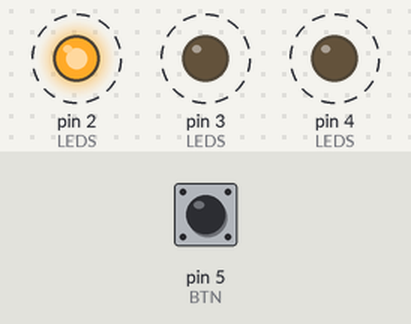
Recording of a sketch running on a simulated Arduino Uno, built with avr-gcc and run on an emulated ATmega328P. Parts: output pins drawn as LEDs (lit = HIGH). Dashed ring = blinking. The test bench sets the inputs (shaded band); at power-on: pin 5 (BTN) HIGH.

Above: at 0.9 s.
1.3 s: pin 5 (BTN) pulled LOW for 0.15 s
At 2.54 s:
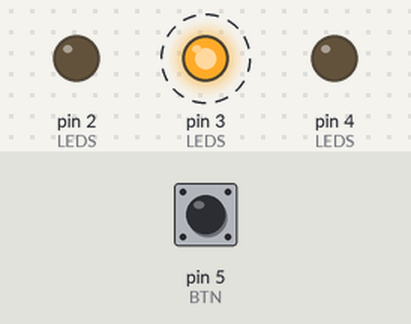
4.4 s: pin 5 (BTN) pulled LOW for 1 s
At 4.77 s:
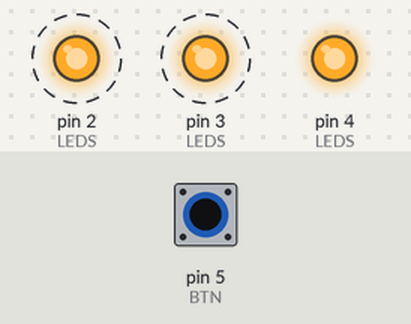
7.6 s: pin 5 (BTN) pulled LOW for 3.2 s
At 11.9 s:
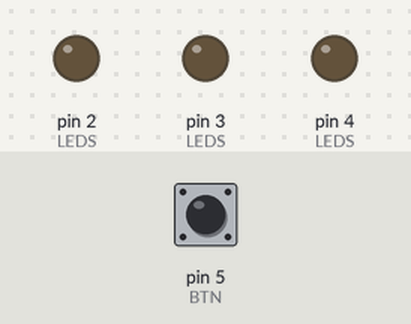
Timing chart, 0 to 13.4 s (numbered marks = the images above; inputs shaded):
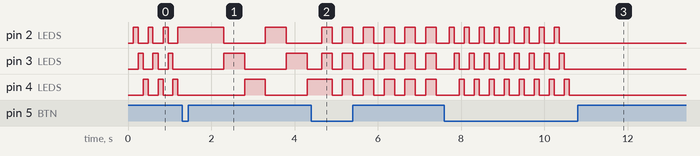

Measured:
- after the input at 1.3 s, pin 3 (LEDS): alternates HIGH for 0.50 s and LOW for 1.0 s, starting after 1.0 s
- after the input at 4.4 s, pin 2 (LEDS), pin 3 (LEDS): alternates HIGH for 0.25 s and LOW for 0.25 s, starting after 0.25 s; pin 4 (LEDS): alternates HIGH for 0.25 s and LOW for 0.25 s, starting after 0.50 s
- after the input at 7.6 s, pin 2 (LEDS): alternates HIGH for 0.12 s and LOW for 0.24 s, 16 changes in all, then stays LOW, starting after 0.12 s; pin 3 (LEDS): alternates HIGH for 0.12 s and LOW for 0.24 s, 16 changes in all, then stays LOW, starting after 0.24 s
- by itself, pin 3 (LEDS): alternates HIGH for 0.12 s and LOW for 0.24 s

The sketch:

04_modes_button_longpress.ino
```cpp
// V4: мгновенная реакция + OFF-lock
#define LED_R 2
#define LED_Y 3
#define LED_G 4
#define BTN   5
byte LEDS[3] = { LED_R, LED_Y, LED_G };

#define MODE_FAST 0
#define MODE_SLOW 1
#define MODE_ALL  2
#define MODE_OFF  3
byte mode = MODE_FAST;
byte lastWorkMode = MODE_FAST;

unsigned long FAST_STEP = 120;
unsigned long SLOW_STEP = 500;
unsigned long ALL_STEP  = 250;

unsigned long tStep = 0;
unsigned long tDebounce = 0;
unsigned long tPressStart = 0;

unsigned long DEBOUNCE_MS = 20;
unsigned long LONG_MS = 3000;

byte idx = 0;
byte btnStable = 1, btnPrevStable = 1, longFired = 0;
byte offLocked = 0;

void setAll(byte s) { for (byte i = 0; i < 3; i++) digitalWrite(LEDS[i], s); }

void switchTo(byte m) {
  if (m != MODE_OFF) lastWorkMode = m;
  mode = m;
  tStep = millis();
  idx = 0;
  if (mode == MODE_OFF) setAll(0);
}

void handleButton() {
  unsigned long now = millis();
  byte raw = digitalRead(BTN);

  if (raw != btnStable and (now - tDebounce) > DEBOUNCE_MS) {
    btnPrevStable = btnStable;
    btnStable = raw;
    tDebounce = now;

    // нажали → короткое действие сразу
    if (btnPrevStable == 1 and btnStable == 0) {
      tPressStart = now;
      longFired = 0;

      if (!offLocked) {
        if (mode == MODE_FAST) switchTo(MODE_SLOW);
        else if (mode == MODE_SLOW) switchTo(MODE_ALL);
        else if (mode == MODE_ALL)  switchTo(MODE_FAST);
        else if (mode == MODE_OFF)  switchTo(lastWorkMode);
      } else {
        offLocked = 0;               // выход из залоченного OFF
        switchTo(lastWorkMode);
      }
    }
  }

  // удержание
  if (btnStable == 0) {
    unsigned long held = now - tPressStart;
    if (!longFired and held >= LONG_MS) {
      longFired = 1;
      offLocked = 1;
      switchTo(MODE_OFF);
    }
  }
}

void doBlink() {
  if (mode == MODE_OFF) return;
  unsigned long now = millis();

  if (mode == MODE_FAST or mode == MODE_SLOW) {
    unsigned long step = (mode == MODE_FAST) ? FAST_STEP : SLOW_STEP;
    if (now - tStep >= step) {
      tStep = now;
      setAll(0);
      digitalWrite(LEDS[idx], 1);
      idx = (idx + 1) % 3;
    }
  } else if (mode == MODE_ALL) {
    if (now - tStep >= ALL_STEP) {
      tStep = now;
      static byte on = 0; on = !on;
      setAll(on ? 1 : 0);
    }
  }
}

void setup() {
  for (byte i = 0; i < 3; i++) { pinMode(LEDS[i], OUTPUT); digitalWrite(LEDS[i], 0); }
  pinMode(BTN, INPUT_PULLUP);
  switchTo(mode);
}

void loop() { handleButton(); doBlink(); }
```
